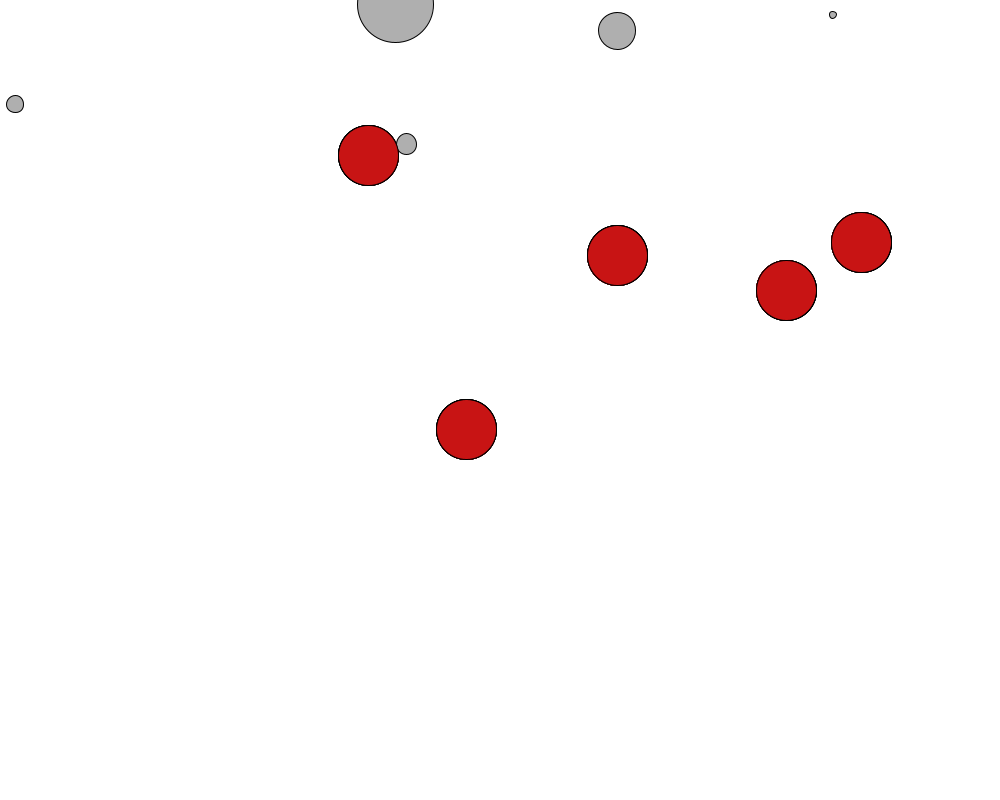
Frame 1 (no input)
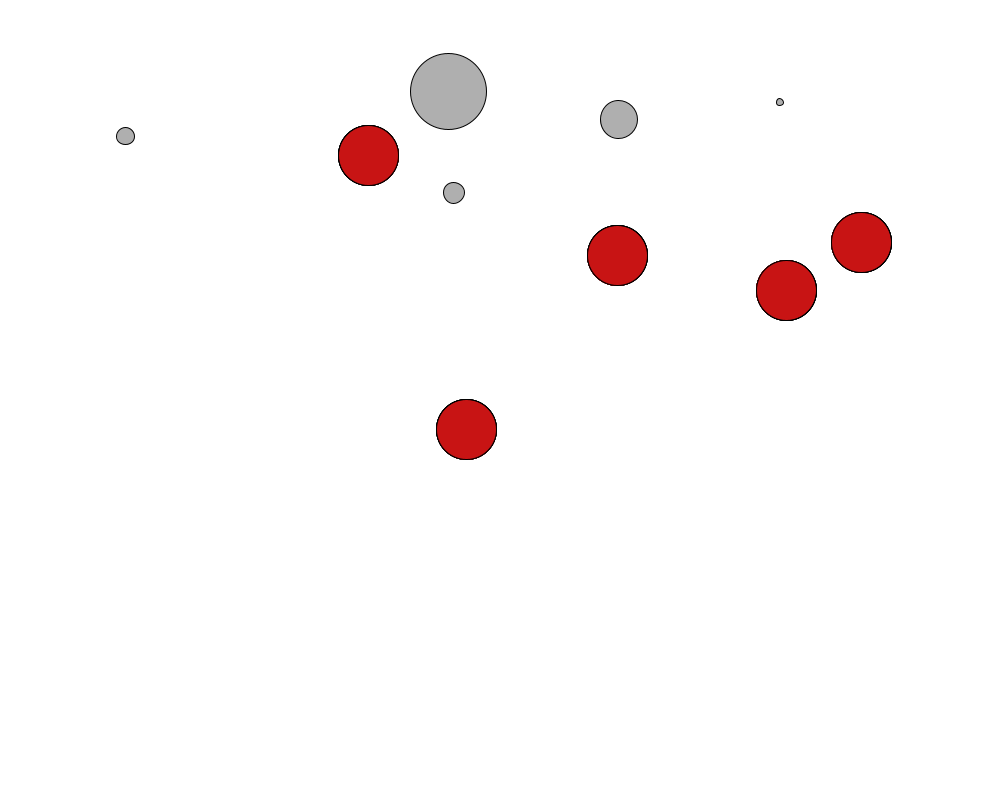
Frame 60 (the mouse pressed at the canvas centre just before this capture)
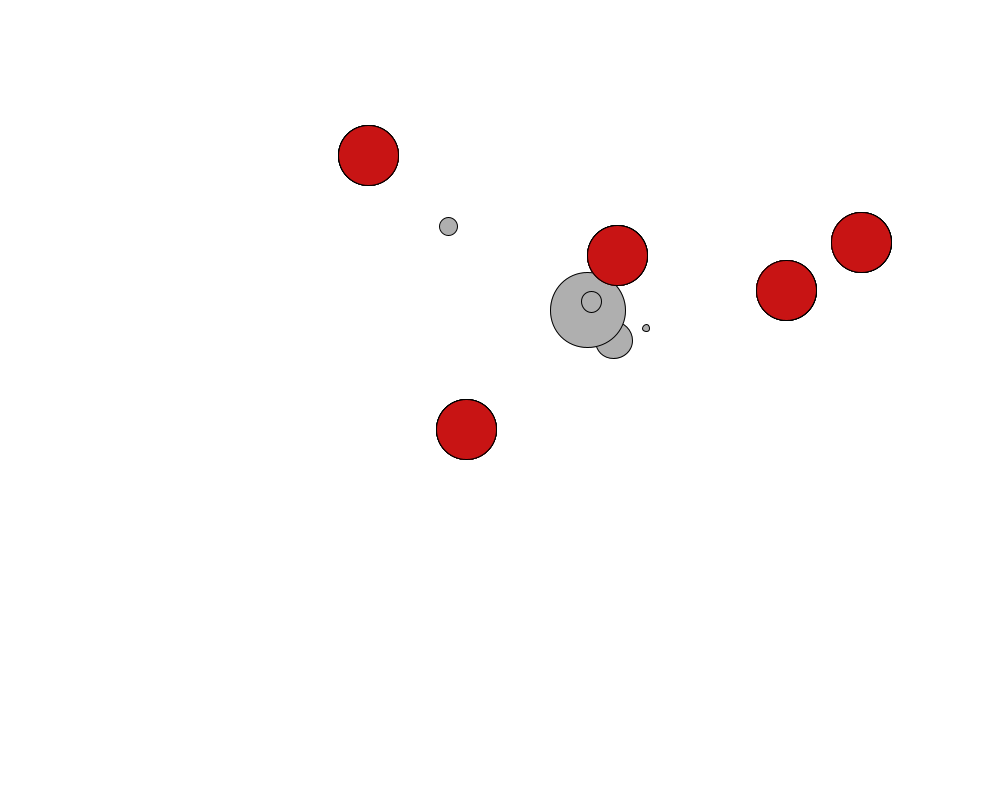
Frame 120 (the mouse held since frame 60 and released just before this capture)

The Processing sketch that drew these frames (run headless with seeded random() and noise(); from frame 60 on, the mouse is pressed at the canvas centre):

// Processing sketch: sketch_7_22_2024_5_01_Custom_Attempt_to_making_collission_betwe
// ── sketch_7_22_2024_5_01_Custom_Attempt_to_making_collission_betwe.pde
Mover[] movers = new Mover[5];
attractor[] attractors = new attractor[5]; 

//Objective: To check the behaviour of moving objects in a medium having drag force; liquid. 
//Challenge: Can one object of a class access the methods and attributes of another object of the same class? 
//I mean can we anyhow prevent those stones from overlapping on to each other, by applying some sort 
//of checkEdge() function? 
//Well, we may try the approach by checking manually, for n movers, we'll have to check n*(n-1) times
// Better if we can try it with exercise 2.6. 
Liquid waterTub; 

void setup() {
  size(1000, 800);
  smooth();
  background(255);

   waterTub = new Liquid(0, height/2, width, height/2, 0.1); 
   
   for(int i = 0; i<attractors.length; i++)
   {
     attractors[i] = new attractor(); 
   }
  for (int i = 0; i < movers.length; i++)
  {
    movers[i] = new Mover(random(0.1, 5), random(0, width), random(0, height/2-100));
  }
}




void draw()
{
  background(255);
  

  for (int i = 0; i < movers.length; i++)
  {
    float m = movers[i].mass;
    PVector wind = new PVector(0.01, 0);
    PVector gravity = new PVector(0, 0.1*m);

    PVector friction = movers[i].velocity.get(); //We want the velocity to be intact, so just making a copy
    friction.normalize(); //Friction is not directly proportional to the velocity.
    friction.mult(-1);   //Friction acts in the opposite direction to the velocity.
    float c = 0.01;       //Coefficient of friction.
    friction.mult(c);
     
     for(int j = 0; j< attractors.length; j++)
     {
       PVector gravitationalPull = attractors[j].attract(movers[i]); 
       movers[i].applyForce(gravitationalPull); 
       attractors[j].drawAttractor(); 
     }
     
    movers[i].update();
    movers[i].checkEdges();
    movers[i].display();
    
  }
 
}

// ── Class_definitions.pde
class Mover {
  PVector location;
  PVector velocity;
  PVector acceleration;
  float   mass;

  Mover(float m, float x, float y) {
    location = new PVector(x, y);
    velocity = new PVector(0, 0);
    acceleration = new PVector(0, 0);
    mass = m;
  }

  void applyForce(PVector force)
  {
    PVector f = PVector.div(force, mass);
    acceleration.add(f);
  }

  boolean isInsideLiquid(Liquid l)  
  {
    if (location.x > l.x && location.x < l.x + l.w &&
      location.y > l.y && location.y < l.y + l.h)    //Remember the co-ordinate system we are using here is a bit different. 
    {
      return true;
    } else
    {
      return false;
    }
  }


  void drag(Liquid l)
  {
    float speed = velocity.mag();
    float dragMagnitude = l.c * speed * speed;  //drag force = coefficient * speed * speed

    PVector drag = velocity.get();
    drag.mult(-1);  //Drag acts in the opposite direction of the objects velocity
    drag.normalize();   //Having only the direction
    drag.mult(dragMagnitude);   //Getting the final force.

    applyForce(drag);   //Applying the drag force.
  }

  void update() {
    velocity.add(acceleration);
    location.add(velocity);

    acceleration.mult(0);
  }

  void display() {
    stroke(0);
    fill(175);
    ellipse(location.x, location.y, mass*16, mass*16);
  }

  void checkEdges() {
    if (location.x > width) {
      velocity.x = -1*velocity.x;
      location.x = width;
    } else if (location.x < 0) {
      velocity.x = -1*velocity.x;
      location.x = width;
    }
    if (location.y > height) {
      velocity.y = -1*velocity.y;
      location.y = height;
    } else if (location.y < 0) {
      velocity.y = -1*velocity.y;
      location.y = height;
    }
  }
}


class Liquid
{
  float x, y, w, h; //Positions and dimensions of the liquid
  float c = 0.01;

  Liquid(float x_, float y_, float w_, float h_, float c_)
  {
    x = x_;
    y = y_;
    w = w_;
    h = h_;
    c = c_;
  }

  void drawLiquid()
  {
    stroke(175);
    fill(30, 150, 200, 60);
    rect(x, y, w, h);
  }
}

class attractor
{
  float mass; 
  PVector location; 
  float G; 
  
  attractor()
  {
    location = new PVector(random(100, width - 100), random(100, height - 100)); 
    mass = 20; 
    G = 0.4; 
  }
  
  PVector attract(Mover m)
  {
    PVector force = PVector.sub(location, m.location); //Direction of mover from the attractor
    float distance = force.mag();   //Distance between attractor and mover
    distance = constrain(distance, 5, 25); 
    force.normalize(); 
    float strength = (G*mass*m.mass) / (distance * distance); 
    force.mult(strength); 
    return force; 
  }
  
  void drawAttractor()
  {
    fill(200, 20, 20); 
    ellipse(location.x, location.y, mass*3, mass*3); 
  }
  
}
